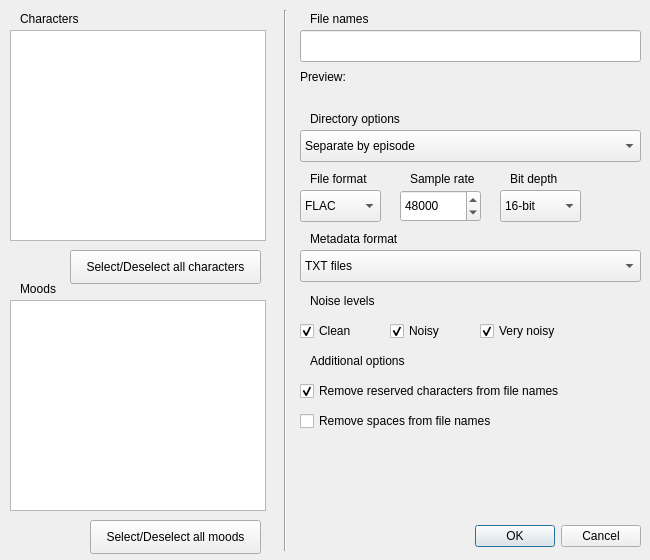
<?xml version="1.0" encoding="UTF-8"?>
<ui version="4.0">
 <class>ExportDialog</class>
 <widget class="QDialog" name="ExportDialog">
  <property name="geometry">
   <rect>
    <x>0</x>
    <y>0</y>
    <width>650</width>
    <height>560</height>
   </rect>
  </property>
  <property name="minimumSize">
   <size>
    <width>650</width>
    <height>560</height>
   </size>
  </property>
  <property name="maximumSize">
   <size>
    <width>650</width>
    <height>560</height>
   </size>
  </property>
  <property name="windowTitle">
   <string>Export dataset</string>
  </property>
  <widget class="QDialogButtonBox" name="buttonBox">
   <property name="geometry">
    <rect>
     <x>300</x>
     <y>520</y>
     <width>341</width>
     <height>32</height>
    </rect>
   </property>
   <property name="orientation">
    <enum>Qt::Horizontal</enum>
   </property>
   <property name="standardButtons">
    <set>QDialogButtonBox::Cancel|QDialogButtonBox::Ok</set>
   </property>
  </widget>
  <widget class="QListWidget" name="characterBox">
   <property name="geometry">
    <rect>
     <x>10</x>
     <y>30</y>
     <width>256</width>
     <height>211</height>
    </rect>
   </property>
  </widget>
  <widget class="QLabel" name="label">
   <property name="geometry">
    <rect>
     <x>20</x>
     <y>10</y>
     <width>101</width>
     <height>18</height>
    </rect>
   </property>
   <property name="text">
    <string>Characters</string>
   </property>
  </widget>
  <widget class="QComboBox" name="directoryBox">
   <property name="geometry">
    <rect>
     <x>300</x>
     <y>130</y>
     <width>341</width>
     <height>32</height>
    </rect>
   </property>
   <property name="currentIndex">
    <number>1</number>
   </property>
   <item>
    <property name="text">
     <string>Single directory</string>
    </property>
   </item>
   <item>
    <property name="text">
     <string>Separate by episode</string>
    </property>
   </item>
   <item>
    <property name="text">
     <string>Separate by character</string>
    </property>
   </item>
  </widget>
  <widget class="QLabel" name="label_2">
   <property name="geometry">
    <rect>
     <x>310</x>
     <y>110</y>
     <width>141</width>
     <height>18</height>
    </rect>
   </property>
   <property name="text">
    <string>Directory options</string>
   </property>
  </widget>
  <widget class="QPushButton" name="selectCharacterButton">
   <property name="geometry">
    <rect>
     <x>70</x>
     <y>250</y>
     <width>191</width>
     <height>34</height>
    </rect>
   </property>
   <property name="text">
    <string>Select/Deselect all characters</string>
   </property>
  </widget>
  <widget class="QLineEdit" name="fileNameBox">
   <property name="geometry">
    <rect>
     <x>300</x>
     <y>30</y>
     <width>341</width>
     <height>32</height>
    </rect>
   </property>
  </widget>
  <widget class="QLabel" name="label_3">
   <property name="geometry">
    <rect>
     <x>310</x>
     <y>10</y>
     <width>81</width>
     <height>18</height>
    </rect>
   </property>
   <property name="text">
    <string>File names</string>
   </property>
  </widget>
  <widget class="QLabel" name="namePreview">
   <property name="geometry">
    <rect>
     <x>300</x>
     <y>70</y>
     <width>341</width>
     <height>41</height>
    </rect>
   </property>
   <property name="text">
    <string>Preview: </string>
   </property>
   <property name="alignment">
    <set>Qt::AlignLeading|Qt::AlignLeft|Qt::AlignTop</set>
   </property>
   <property name="wordWrap">
    <bool>true</bool>
   </property>
  </widget>
  <widget class="QComboBox" name="formatBox">
   <property name="geometry">
    <rect>
     <x>300</x>
     <y>190</y>
     <width>81</width>
     <height>32</height>
    </rect>
   </property>
   <property name="currentIndex">
    <number>0</number>
   </property>
   <item>
    <property name="text">
     <string>FLAC</string>
    </property>
   </item>
   <item>
    <property name="text">
     <string>WAV</string>
    </property>
   </item>
   <item>
    <property name="text">
     <string>RAW</string>
    </property>
   </item>
  </widget>
  <widget class="QSpinBox" name="sampleBox">
   <property name="geometry">
    <rect>
     <x>400</x>
     <y>190</y>
     <width>81</width>
     <height>32</height>
    </rect>
   </property>
   <property name="minimum">
    <number>1</number>
   </property>
   <property name="maximum">
    <number>999999</number>
   </property>
   <property name="value">
    <number>48000</number>
   </property>
  </widget>
  <widget class="QLabel" name="label_5">
   <property name="geometry">
    <rect>
     <x>310</x>
     <y>170</y>
     <width>91</width>
     <height>18</height>
    </rect>
   </property>
   <property name="text">
    <string>File format</string>
   </property>
  </widget>
  <widget class="QLabel" name="label_6">
   <property name="geometry">
    <rect>
     <x>410</x>
     <y>170</y>
     <width>81</width>
     <height>18</height>
    </rect>
   </property>
   <property name="text">
    <string>Sample rate</string>
   </property>
  </widget>
  <widget class="QListWidget" name="moodBox">
   <property name="geometry">
    <rect>
     <x>10</x>
     <y>300</y>
     <width>256</width>
     <height>211</height>
    </rect>
   </property>
  </widget>
  <widget class="QPushButton" name="selectMoodButton">
   <property name="geometry">
    <rect>
     <x>90</x>
     <y>520</y>
     <width>171</width>
     <height>34</height>
    </rect>
   </property>
   <property name="text">
    <string>Select/Deselect all moods</string>
   </property>
  </widget>
  <widget class="QLabel" name="label_7">
   <property name="geometry">
    <rect>
     <x>20</x>
     <y>280</y>
     <width>71</width>
     <height>18</height>
    </rect>
   </property>
   <property name="text">
    <string>Moods</string>
   </property>
  </widget>
  <widget class="QComboBox" name="metadataBox">
   <property name="geometry">
    <rect>
     <x>300</x>
     <y>250</y>
     <width>341</width>
     <height>32</height>
    </rect>
   </property>
   <property name="currentIndex">
    <number>0</number>
   </property>
   <item>
    <property name="text">
     <string>TXT files</string>
    </property>
   </item>
   <item>
    <property name="text">
     <string>JSON array</string>
    </property>
   </item>
   <item>
    <property name="text">
     <string>LJSpeech</string>
    </property>
   </item>
  </widget>
  <widget class="QLabel" name="label_8">
   <property name="geometry">
    <rect>
     <x>310</x>
     <y>230</y>
     <width>131</width>
     <height>18</height>
    </rect>
   </property>
   <property name="text">
    <string>Metadata format</string>
   </property>
  </widget>
  <widget class="Line" name="line">
   <property name="geometry">
    <rect>
     <x>270</x>
     <y>10</y>
     <width>31</width>
     <height>541</height>
    </rect>
   </property>
   <property name="orientation">
    <enum>Qt::Vertical</enum>
   </property>
  </widget>
  <widget class="QLabel" name="label_9">
   <property name="geometry">
    <rect>
     <x>310</x>
     <y>350</y>
     <width>161</width>
     <height>21</height>
    </rect>
   </property>
   <property name="text">
    <string>Additional options</string>
   </property>
  </widget>
  <widget class="QCheckBox" name="reservedBox">
   <property name="geometry">
    <rect>
     <x>300</x>
     <y>380</y>
     <width>331</width>
     <height>22</height>
    </rect>
   </property>
   <property name="text">
    <string>Remove reserved characters from file names</string>
   </property>
   <property name="checked">
    <bool>true</bool>
   </property>
  </widget>
  <widget class="QCheckBox" name="spaceBox">
   <property name="geometry">
    <rect>
     <x>300</x>
     <y>410</y>
     <width>331</width>
     <height>22</height>
    </rect>
   </property>
   <property name="text">
    <string>Remove spaces from file names</string>
   </property>
  </widget>
  <widget class="QComboBox" name="bitDepthBox">
   <property name="geometry">
    <rect>
     <x>500</x>
     <y>190</y>
     <width>81</width>
     <height>32</height>
    </rect>
   </property>
   <property name="currentIndex">
    <number>1</number>
   </property>
   <item>
    <property name="text">
     <string>8-bit</string>
    </property>
   </item>
   <item>
    <property name="text">
     <string>16-bit</string>
    </property>
   </item>
   <item>
    <property name="text">
     <string>24-bit</string>
    </property>
   </item>
  </widget>
  <widget class="QLabel" name="label_10">
   <property name="geometry">
    <rect>
     <x>510</x>
     <y>170</y>
     <width>81</width>
     <height>18</height>
    </rect>
   </property>
   <property name="text">
    <string>Bit depth</string>
   </property>
  </widget>
  <widget class="QLabel" name="label_11">
   <property name="geometry">
    <rect>
     <x>310</x>
     <y>290</y>
     <width>161</width>
     <height>21</height>
    </rect>
   </property>
   <property name="text">
    <string>Noise levels</string>
   </property>
  </widget>
  <widget class="QCheckBox" name="noise0Box">
   <property name="geometry">
    <rect>
     <x>300</x>
     <y>320</y>
     <width>87</width>
     <height>22</height>
    </rect>
   </property>
   <property name="text">
    <string>Clean</string>
   </property>
   <property name="checked">
    <bool>true</bool>
   </property>
  </widget>
  <widget class="QCheckBox" name="noise1Box">
   <property name="geometry">
    <rect>
     <x>390</x>
     <y>320</y>
     <width>87</width>
     <height>22</height>
    </rect>
   </property>
   <property name="text">
    <string>Noisy</string>
   </property>
   <property name="checked">
    <bool>true</bool>
   </property>
  </widget>
  <widget class="QCheckBox" name="noise2Box">
   <property name="geometry">
    <rect>
     <x>480</x>
     <y>320</y>
     <width>87</width>
     <height>22</height>
    </rect>
   </property>
   <property name="text">
    <string>Very noisy</string>
   </property>
   <property name="checked">
    <bool>true</bool>
   </property>
  </widget>
 </widget>
 <tabstops>
  <tabstop>characterBox</tabstop>
  <tabstop>selectCharacterButton</tabstop>
  <tabstop>moodBox</tabstop>
  <tabstop>selectMoodButton</tabstop>
  <tabstop>fileNameBox</tabstop>
  <tabstop>directoryBox</tabstop>
  <tabstop>formatBox</tabstop>
  <tabstop>sampleBox</tabstop>
  <tabstop>bitDepthBox</tabstop>
  <tabstop>metadataBox</tabstop>
  <tabstop>noise0Box</tabstop>
  <tabstop>noise1Box</tabstop>
  <tabstop>noise2Box</tabstop>
  <tabstop>reservedBox</tabstop>
  <tabstop>spaceBox</tabstop>
 </tabstops>
 <resources/>
 <connections>
  <connection>
   <sender>buttonBox</sender>
   <signal>accepted()</signal>
   <receiver>ExportDialog</receiver>
   <slot>accept()</slot>
   <hints>
    <hint type="sourcelabel">
     <x>248</x>
     <y>254</y>
    </hint>
    <hint type="destinationlabel">
     <x>157</x>
     <y>274</y>
    </hint>
   </hints>
  </connection>
  <connection>
   <sender>buttonBox</sender>
   <signal>rejected()</signal>
   <receiver>ExportDialog</receiver>
   <slot>reject()</slot>
   <hints>
    <hint type="sourcelabel">
     <x>316</x>
     <y>260</y>
    </hint>
    <hint type="destinationlabel">
     <x>286</x>
     <y>274</y>
    </hint>
   </hints>
  </connection>
 </connections>
</ui>
